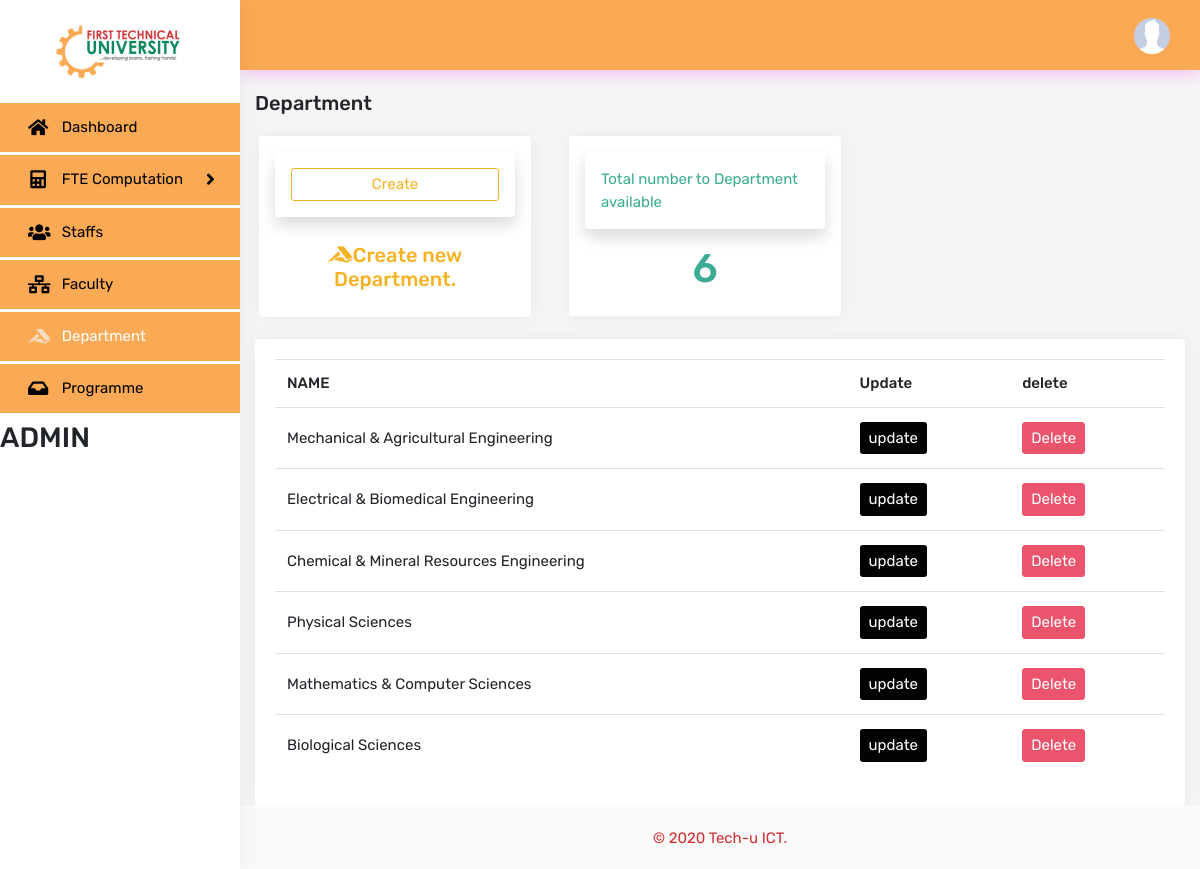
The app's page /department/ (signed in) with its own data.
### computation/models.py (models this page shows, shortened)
class Staff(models.Model):
    user = models.OneToOneField(
        User, on_delete=models.CASCADE, null=True, blank=True)
    name = models.CharField(max_length=200, null=True)
    staff_No = models.CharField(max_length=200, null=True)
    programme = models.ForeignKey(
        Programme, on_delete=models.CASCADE, null=True)
    faculty = models.ForeignKey(Faculty, on_delete=models.CASCADE, null=True)
    phone = models.CharField(max_length=200, null=True)
    email = models.CharField(max_length=200, null=True)
    profile_pic = models.ImageField(
        default='defult.jpg', null=True, blank=True)
    date_created = models.DateTimeField(auto_now_add=True, null=True)

class Department(models.Model):
    name = models.CharField(max_length=200, null=True, blank=True)
    programme = models.ManyToManyField(Programme, blank=True)

### computation/views.py (the view)
# urls.py: path('department/', views.deptPage, name='deptPage'),
@login_required(login_url='login')
def deptPage(request):
    dept = Department.objects.all()
    deptCount = dept.count()
    if request.user.groups.all()[0].name == 'HOD':
        d = Department.objects.filter(programme=request.user.staff.programme)
        print(d.programe.name)
        dept = Department.objects.filter()
    if request.user.groups.all()[0].name == 'DEEN':
        f = request.user.staff.faculty
        dept = f.department.all()
        deptCount = dept.count()
    context = {
        'dept': dept,
        'deptCount': deptCount,
    }
    return render(request, 'computation/department.html', context)

### computation/templates/computation/department.html (shortened to what this page needs)
{% extends 'computation/main.html' %}
{% block content %}
<div class="row">
    <div class="col-sm-12">
        <div class="page-title-box">
            <h4 class="page-title">Department</h4>
        </div>
    </div>
</div>
<div class="row w-100 space-down">
    <div class="col-md-3 col-sm-6 col-lg-4 space-down" >
        <div class="card border-warning mx-sm-1 p-3 d-flex align-items-stretch">
            <div class="card border-warning shadow text-warning p-3 my-card" > <a class="btn btn-outline-warning btn-block btn-sm " href="{% url 'createDept' %}">Create</a></div>
            <div class="text-warning text-center mt-3"><h5><i class="fab fa-accusoft"></i>Create new Department.</h5></div>
        </div>
    </div>
    <br>
    <br>
    <div class="col-md-3 col-sm-6 col-lg-4">
        <div class="card border-success mx-sm-1 p-3 d-flex align-items-stretch">
            <div class="card border-success shadow text-success p-3 my-card" >Total number to Department available</div>
            <div class="text-success text-center mt-2"><h1>{{deptCount}}</h1></div>
        </div>
    </div>
</div>
<br>
<div class="row">
    <div class="col">
        <div class="card card-body">
            <div class="table-responsive">
            <table class="table">
                <tr>
                    <th>NAME</th>
                    <th>Update</th>
                    <th>delete</th>
                </tr>
                {% for dept in dept %}
                <tr>
                    <td>{{dept.name}}</td>
                    <td><a class="btn btn-sm" style="background-color: #030303; color: #ffffff;" href="{% url 'updateDept' dept.id %}">update</a></td>
                    <td><a class="btn btn-danger btn-sm" href="{% url 'deleteDept' dept.id %}" >Delete</a></td>
                </tr>
                {% endfor %}
            </table>
        </div>
        </div>
    </div>
</div>
{% endblock %}

### computation/templates/computation/leftSideBar.html (shortened to what this page needs)
{% load static %}
<div class="left side-menu">
    <div class="topbar-left">
        <div class="text-center">
            <a href="{% url 'dashboard' %}" class="logo"><img src="{% static 'images/techu_logo.png' %}" height="55" alt="logo"></a>
        </div>
    </div>
    <div class="sidebar-inner slimscrollleft">
        <div id="sidebar-menu">
            <ul>
                {% ifequal  request.user.groups.all.0.name "ADMIN" %}
                <li>
                    <a href="{% url 'dashboard' %}" class="waves-effect">
                        <i class="fas fa-home"></i>
                        <span> Dashboard</span>
                    </a>
                </li>
                <li class="has_sub">
                    <a href="javascript:void(0);" class="waves-effect"><i class="fas fa-calculator"></i><span> FTE Computation </span> <span class="float-right"><i class="fas fa-angle-right"></i></span></a>
                </li>
                <li>
                    <a href="{% url 'staff' %}" class="waves-effect"><i class="fas fa-users"></i><span> Staffs </span></a>
                </li>
                <li>
                    <a href="{% url 'faculty' %}" class="waves-effect">
                        <i class="fas fa-network-wired"></i>
                        <span>Faculty</span>
                    </a>
                </li>
                <li>
                    <a href="{% url 'deptPage' %}" class="waves-effect">
                        <i class="fab fa-accusoft"></i>
                        <span>Department</span>
                    </a>
                </li>
                <li>
                    <a href="{% url 'programme' %}" class="waves-effect">
                        <i class="fas fa-inbox"></i>
                        <span>Programme</span>
                    </a>
                </li>
                {% endifequal %}
                <h3>{{request.user.groups.all.0.name}}</h3>
        </div>
    </div>
</div>

### computation/templates/computation/topBar.html (shortened to what this page needs)
<div class="topbar">
    <nav class="navbar-custom">
        <ul class="list-inline float-right mb-0">
            <li class="list-inline-item dropdown notification-list">
                <a class="nav-link dropdown-toggle arrow-none waves-effect nav-user" data-toggle="dropdown" href="#" role="button"
                   aria-haspopup="false" aria-expanded="false">
                    <img src="{{request.user.staff.profile_pic.url}}" alt="user" class="rounded-circle">
                </a>
            </li>
        </ul>
        <div class="clearfix"></div>
    </nav>
</div>

### static/css/style.css (style rules this page uses)
body { background: #f5f5f5; font-family: "Rubik", sans-serif; margin: 0; font-size: 15px; }
html { overflow-x: hidden; position: relative; min-height: 100%; background: #ffffff; }
h1, h2, h3, h4, h5, h6 { margin: 10px 0; }
h1 { line-height: 43px; }
h3 { line-height: 30px; }
h4 { line-height: 22px; }
* { outline: none !important; }
.text-warning { color: #f5b225 !important; }
.text-success { color: #3cab94 !important; }
.waves-effect { position: relative; cursor: pointer; display: inline-block; overflow: hidden; -webkit-user-select: none; -moz-user-select: none; -ms-user-select: none; user-select: none; -webkit-tap-highlight-color: transparent; vertical-align: middle; z-index: 1; will-change: opacity, transform; -webkit-transition: all 0.3s ease-out; transition: all 0.3s ease-out; }
.btn { border-radius: 3px; font-size: 15px; }
.btn-primary, .btn-success, .btn-info, .btn-warning, .btn-danger, .btn-dark { color: #ffffff; }
.btn-danger { background-color: #ec536c; border: 1px solid #ec536c; }
.btn-outline-warning { color: #f5b225; border-color: #f5b225; }
.card { border: none; -webkit-box-shadow: 1px 0px 20px rgba(0, 0, 0, 0.05); box-shadow: 1px 0px 20px rgba(0, 0, 0, 0.05); }
.table { margin-bottom: 10px; }
th { font-weight: 500; }
.table > tbody > tr > td, .table > tfoot > tr > td, .table > thead > tr > td { padding: 14px 12px; vertical-align: middle; }
.logo { color: #2d3b48 !important; font-size: 20px; font-weight: 700; letter-spacing: .03em; line-height: 100px; text-transform: uppercase; }
.navbar-custom { background-color: #FAA954; border: none; margin: -20px -25px 0 -25px; -webkit-box-shadow: 1px 0px 20px #f5a9ed; box-shadow: 1px 0px 20px #f5a9ed; }
.notification-list { margin: 0 !important; }
.notification-list .nav-link { padding: 0 15px; line-height: 70px; }
.nav-user { margin: 0 15px 0 0; }
.nav-user img { height: 36px; width: 36px; }
.arrow-none:after { border: none; margin: 0; display: none; }
.side-menu { bottom: 0; top: 0; width: 240px; -webkit-transition: all 0.4s ease-in-out; transition: all 0.4s ease-in-out; background: #ffffff; position: absolute; z-index: 99; -webkit-box-shadow: 1px 0px 20px rgba(0, 0, 0, 0.05); box-shadow: 1px 0px 20px rgba(0, 0, 0, 0.05); }
body.fixed-left .side-menu.left { bottom: 50px; height: 100%; margin-bottom: -70px; margin-top: 0; padding-bottom: 70px; position: fixed; }
.sidebar-inner { height: 100%; }
#sidebar-menu, #sidebar-menu ul, #sidebar-menu li, #sidebar-menu a { border: 0; font-weight: normal; line-height: 1; list-style: none; margin: 0; padding: 0; position: relative; text-decoration: none; }
#sidebar-menu { background-color: #ffffff; padding-bottom: 50px; width: 100%; }
#sidebar-menu > ul > li > a { color: #000000; display: block; padding: 16px 25px; margin: 3px 0; background-color: #FAA954; }
#sidebar-menu > ul > li > a span i { font-size: 18px; line-height: 16px; }
#sidebar-menu > ul > li > a > span { vertical-align: middle; }
#sidebar-menu > ul > li > a > i { display: inline-block; font-size: 18px; line-height: 17px; margin-left: 3px; margin-right: 10px; text-align: center; vertical-align: middle; width: 20px; color: #000000; }
#sidebar-menu > ul > li > a.active { color: #ffffff; background-color: #FAA954; }
#sidebar-menu > ul > li > a.active i { color: #f5f5f5ab; }
.page-title-box { padding: 22px 0; }
.page-title-box .page-title { font-size: 20px; margin-bottom: 0; margin-top: 0; }

### records on screen
Department: name "Mechanical & Agricultural Engineering"
Department: name "Electrical & Biomedical Engineering"
Department: name "Chemical & Mineral Resources Engineering"
Department: name "Physical Sciences"
Department: name "Mathematics & Computer Sciences"
Department: name "Biological Sciences"

### other values on screen
{{ request.user.groups.all.0.name }} "ADMIN"
{{ deptCount }} "6"
